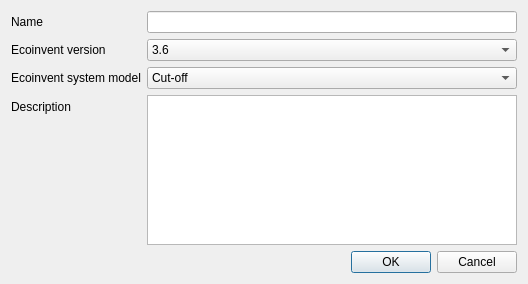
<?xml version="1.0" encoding="UTF-8"?>
<ui version="4.0">
 <class>NewRecipeDialog</class>
 <widget class="QDialog" name="NewRecipeDialog">
  <property name="geometry">
   <rect>
    <x>0</x>
    <y>0</y>
    <width>528</width>
    <height>284</height>
   </rect>
  </property>
  <property name="windowTitle">
   <string>Create New Recipe...</string>
  </property>
  <layout class="QGridLayout" name="gridLayout">
   <item row="0" column="0">
    <layout class="QFormLayout" name="formLayout">
     <item row="0" column="0">
      <widget class="QLabel" name="label">
       <property name="text">
        <string>Name</string>
       </property>
      </widget>
     </item>
     <item row="0" column="1">
      <widget class="QLineEdit" name="name"/>
     </item>
     <item row="1" column="0">
      <widget class="QLabel" name="label_2">
       <property name="text">
        <string>Ecoinvent version</string>
       </property>
      </widget>
     </item>
     <item row="2" column="0">
      <widget class="QLabel" name="label_3">
       <property name="text">
        <string>Ecoinvent system model</string>
       </property>
      </widget>
     </item>
     <item row="3" column="0">
      <widget class="QLabel" name="label_4">
       <property name="text">
        <string>Description</string>
       </property>
      </widget>
     </item>
     <item row="1" column="1">
      <widget class="QComboBox" name="ecoinvent_version">
       <item>
        <property name="text">
         <string>3.6</string>
        </property>
       </item>
       <item>
        <property name="text">
         <string>3.5</string>
        </property>
       </item>
       <item>
        <property name="text">
         <string>3.4</string>
        </property>
       </item>
       <item>
        <property name="text">
         <string>3.3</string>
        </property>
       </item>
       <item>
        <property name="text">
         <string>3.2</string>
        </property>
       </item>
       <item>
        <property name="text">
         <string>3.1</string>
        </property>
       </item>
       <item>
        <property name="text">
         <string>3.01</string>
        </property>
       </item>
      </widget>
     </item>
     <item row="2" column="1">
      <widget class="QComboBox" name="ecoinvent_system_model">
       <item>
        <property name="text">
         <string>Cut-off</string>
        </property>
       </item>
       <item>
        <property name="text">
         <string>Allocation at the point of subsitution (APOS)</string>
        </property>
       </item>
       <item>
        <property name="text">
         <string>Consequential</string>
        </property>
       </item>
      </widget>
     </item>
     <item row="3" column="1">
      <widget class="QTextEdit" name="description"/>
     </item>
    </layout>
   </item>
   <item row="1" column="0">
    <widget class="QDialogButtonBox" name="buttonBox">
     <property name="orientation">
      <enum>Qt::Horizontal</enum>
     </property>
     <property name="standardButtons">
      <set>QDialogButtonBox::Cancel|QDialogButtonBox::Ok</set>
     </property>
    </widget>
   </item>
  </layout>
 </widget>
 <resources/>
 <connections>
  <connection>
   <sender>buttonBox</sender>
   <signal>accepted()</signal>
   <receiver>NewRecipeDialog</receiver>
   <slot>accept()</slot>
   <hints>
    <hint type="sourcelabel">
     <x>248</x>
     <y>254</y>
    </hint>
    <hint type="destinationlabel">
     <x>157</x>
     <y>274</y>
    </hint>
   </hints>
  </connection>
  <connection>
   <sender>buttonBox</sender>
   <signal>rejected()</signal>
   <receiver>NewRecipeDialog</receiver>
   <slot>reject()</slot>
   <hints>
    <hint type="sourcelabel">
     <x>316</x>
     <y>260</y>
    </hint>
    <hint type="destinationlabel">
     <x>286</x>
     <y>274</y>
    </hint>
   </hints>
  </connection>
 </connections>
</ui>
